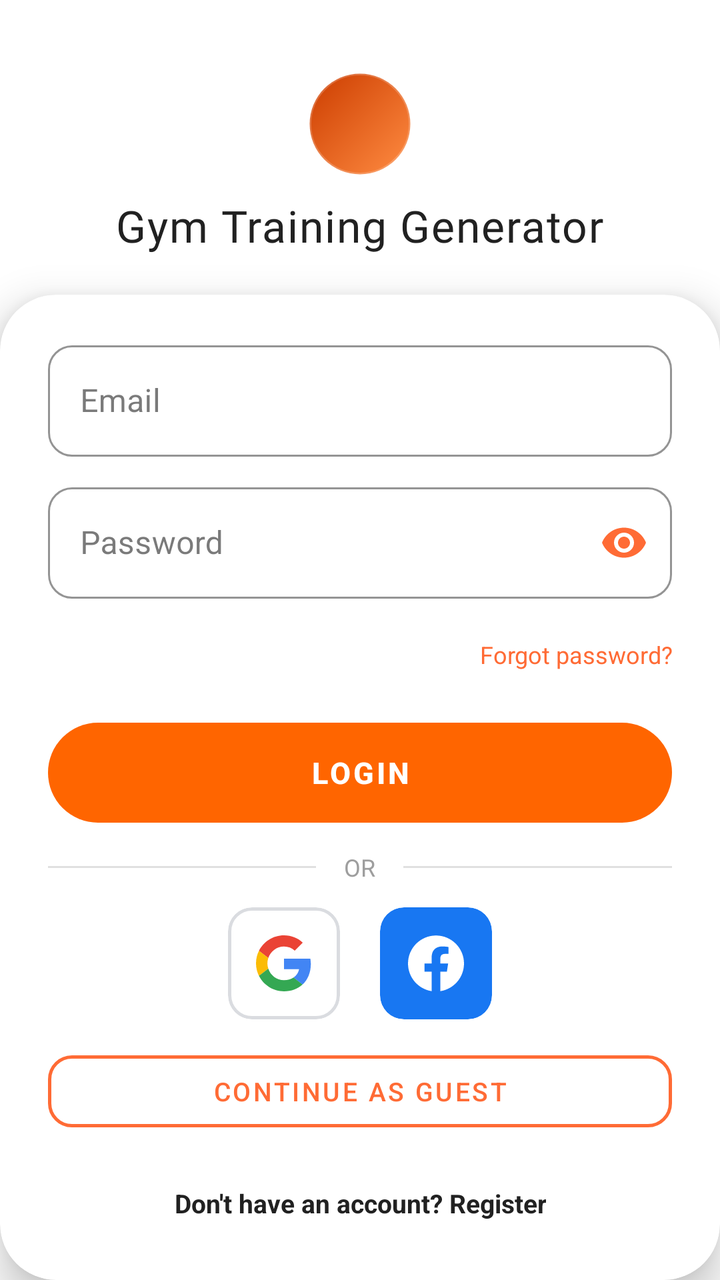
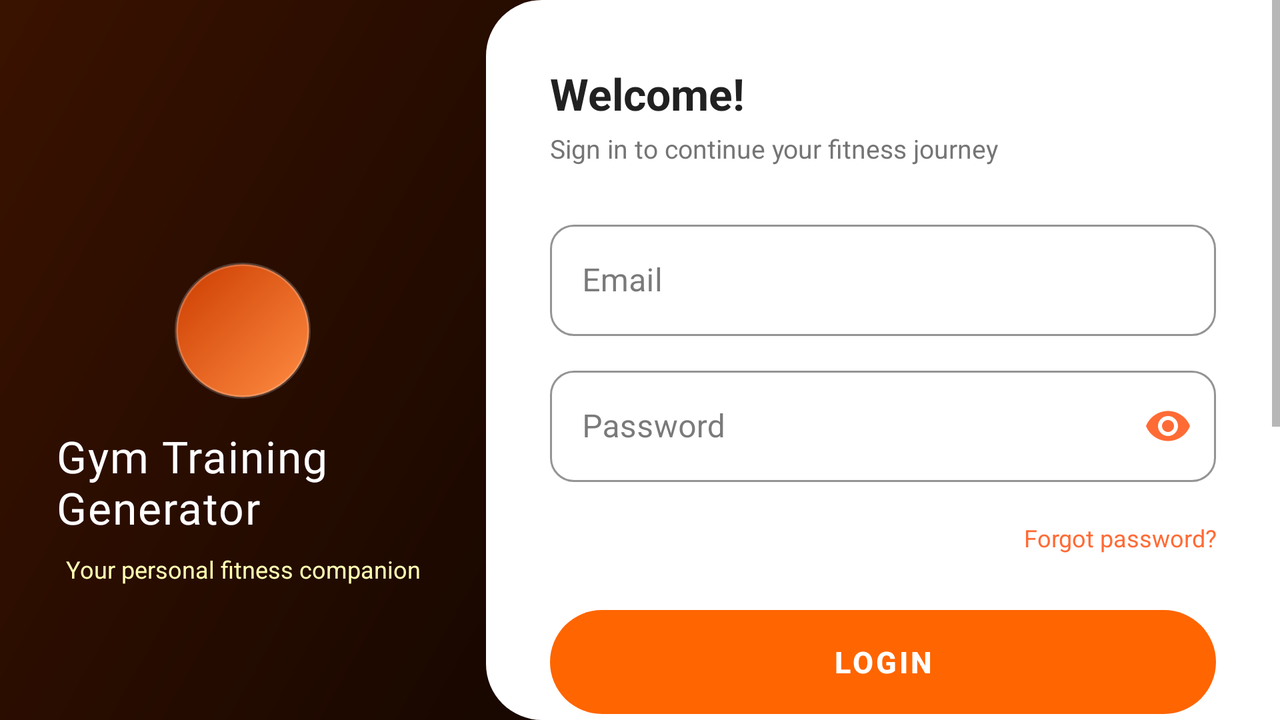

Compare how this app lays out the same screen by default and in its alternative resource folder. The renders come first, then the two layout files and the values they reference.
<!-- AndroidManifest.xml: application theme Theme.GymTrainingGenerator -->
<!-- res/layout/fragment_login.xml -->
<?xml version="1.0" encoding="utf-8"?>
<androidx.constraintlayout.widget.ConstraintLayout
    xmlns:android="http://schemas.android.com/apk/res/android"
    xmlns:app="http://schemas.android.com/apk/res-auto"
    android:layout_width="match_parent"
    android:layout_height="match_parent"
    android:background="?android:attr/colorBackground">

    
    <ImageView
        android:id="@+id/btnLoginSettings"
        android:layout_width="48dp"
        android:layout_height="48dp"
        android:src="@drawable/ic_settings_24"
        android:tint="?android:attr/textColorSecondary"
        android:padding="10dp"
        android:clickable="true"
        android:focusable="true"
        android:background="?attr/selectableItemBackgroundBorderless"
        android:contentDescription="@string/settings"
        app:layout_constraintTop_toTopOf="parent"
        app:layout_constraintEnd_toEndOf="parent"
        android:layout_marginTop="8dp"
        android:layout_marginEnd="8dp"/>

    
    <LinearLayout
        android:id="@+id/headerLayout"
        android:layout_width="0dp"
        android:layout_height="wrap_content"
        android:orientation="vertical"
        android:gravity="center"
        android:paddingTop="36dp"
        android:paddingBottom="20dp"
        app:layout_constraintTop_toTopOf="parent"
        app:layout_constraintStart_toStartOf="parent"
        app:layout_constraintEnd_toEndOf="parent">

        <FrameLayout
            android:layout_width="52dp"
            android:layout_height="52dp"
            android:background="@drawable/bg_icon_circle"
            android:layout_marginBottom="10dp">
            <ImageView
                android:layout_width="28dp"
                android:layout_height="28dp"
                android:layout_gravity="center"
                android:src="@drawable/baseline_fitness_center_24"
                android:tint="#FFFFFF"
                android:scaleType="fitCenter"
                android:contentDescription="@null"/>
        </FrameLayout>

        <TextView
            android:layout_width="wrap_content"
            android:layout_height="wrap_content"
            android:text="@string/app_name"
            android:textColor="?android:attr/textColorPrimary"
            android:textSize="22sp"
            android:fontFamily="@font/carter_one"
            android:letterSpacing="0.03"/>

    </LinearLayout>

    
    <com.google.android.material.card.MaterialCardView
        android:id="@+id/loginCard"
        android:layout_width="0dp"
        android:layout_height="0dp"
        app:cardCornerRadius="28dp"
        app:cardElevation="12dp"
        app:cardBackgroundColor="?attr/colorSurface"
        app:layout_constraintTop_toBottomOf="@id/headerLayout"
        app:layout_constraintBottom_toBottomOf="parent"
        app:layout_constraintStart_toStartOf="parent"
        app:layout_constraintEnd_toEndOf="parent">

        <LinearLayout
            android:layout_width="match_parent"
            android:layout_height="match_parent"
            android:orientation="vertical"
            android:paddingHorizontal="24dp"
            android:paddingTop="20dp"
            android:paddingBottom="16dp">

            
            <com.google.android.material.textfield.TextInputLayout
                android:id="@+id/tilEmail"
                style="@style/Widget.MaterialComponents.TextInputLayout.OutlinedBox"
                android:layout_width="match_parent"
                android:layout_height="wrap_content"
                android:hint="@string/email"
                app:boxCornerRadiusTopStart="12dp"
                app:boxCornerRadiusTopEnd="12dp"
                app:boxCornerRadiusBottomStart="12dp"
                app:boxCornerRadiusBottomEnd="12dp"
                app:boxStrokeColor="@color/colorLoginAccent"
                app:hintTextColor="@color/colorLoginAccent"
                android:layout_marginBottom="10dp">
                <com.google.android.material.textfield.TextInputEditText
                    android:id="@+id/etEmail"
                    android:layout_width="match_parent"
                    android:layout_height="wrap_content"
                    android:inputType="textEmailAddress"
                    android:imeOptions="actionNext"/>
            </com.google.android.material.textfield.TextInputLayout>

            
            <com.google.android.material.textfield.TextInputLayout
                android:id="@+id/tilPassword"
                style="@style/Widget.MaterialComponents.TextInputLayout.OutlinedBox"
                android:layout_width="match_parent"
                android:layout_height="wrap_content"
                android:hint="@string/password"
                app:boxCornerRadiusTopStart="12dp"
                app:boxCornerRadiusTopEnd="12dp"
                app:boxCornerRadiusBottomStart="12dp"
                app:boxCornerRadiusBottomEnd="12dp"
                app:boxStrokeColor="@color/colorLoginAccent"
                app:hintTextColor="@color/colorLoginAccent"
                app:endIconMode="password_toggle"
                app:endIconTint="@color/colorLoginAccent"
                android:layout_marginBottom="4dp">
                <com.google.android.material.textfield.TextInputEditText
                    android:id="@+id/etPassword"
                    android:layout_width="match_parent"
                    android:layout_height="wrap_content"
                    android:inputType="textPassword"
                    android:imeOptions="actionDone"/>
            </com.google.android.material.textfield.TextInputLayout>

            
            <TextView
                android:id="@+id/tvForgotPassword"
                android:layout_width="match_parent"
                android:layout_height="48dp"
                android:text="@string/forgot_password"
                android:textColor="@color/colorLoginAccent"
                android:textSize="12sp"
                android:gravity="end|center_vertical"
                android:layout_marginBottom="10dp"
                android:clickable="true"
                android:focusable="true"
                android:contentDescription="@string/forgot_password"/>

            
            <Button
                android:id="@+id/btnLogin"
                android:layout_width="match_parent"
                android:layout_height="50dp"
                android:text="@string/login"
                android:textSize="15sp"
                android:textStyle="bold"
                android:textColor="#FFFFFF"
                android:background="@drawable/btn_login_gradient"
                android:stateListAnimator="@null"
                android:contentDescription="@string/login"
                android:layout_marginBottom="14dp"/>

            
            <LinearLayout
                android:layout_width="match_parent"
                android:layout_height="wrap_content"
                android:orientation="horizontal"
                android:gravity="center_vertical"
                android:layout_marginBottom="12dp">
                <View
                    android:layout_width="0dp"
                    android:layout_height="1dp"
                    android:layout_weight="1"
                    android:background="@color/divider_color"/>
                <TextView
                    android:layout_width="wrap_content"
                    android:layout_height="wrap_content"
                    android:text="@string/or_divider"
                    android:textColor="@color/hint_color"
                    android:textSize="12sp"
                    android:paddingHorizontal="14dp"/>
                <View
                    android:layout_width="0dp"
                    android:layout_height="1dp"
                    android:layout_weight="1"
                    android:background="@color/divider_color"/>
            </LinearLayout>

            
            <LinearLayout
                android:layout_width="match_parent"
                android:layout_height="wrap_content"
                android:orientation="horizontal"
                android:gravity="center_horizontal"
                android:layout_marginBottom="12dp">

                <com.google.android.material.card.MaterialCardView
                    android:id="@+id/btnGoogleLogin"
                    android:layout_width="56dp"
                    android:layout_height="56dp"
                    android:layout_marginEnd="20dp"
                    android:clickable="true"
                    android:focusable="true"
                    app:cardCornerRadius="12dp"
                    app:cardBackgroundColor="#FFFFFF"
                    app:cardElevation="0dp"
                    app:strokeColor="#DADCE0"
                    app:strokeWidth="1.5dp">
                    <ImageView
                        android:layout_width="28dp"
                        android:layout_height="28dp"
                        android:layout_gravity="center"
                        android:src="@drawable/ic_google_logo"
                        android:contentDescription="@string/login_with_google"/>
                </com.google.android.material.card.MaterialCardView>

                <com.google.android.material.card.MaterialCardView
                    android:id="@+id/btnFacebookLogin"
                    android:layout_width="56dp"
                    android:layout_height="56dp"
                    android:clickable="true"
                    android:focusable="true"
                    app:cardCornerRadius="12dp"
                    app:cardBackgroundColor="#1877F2"
                    app:cardElevation="0dp"
                    app:strokeWidth="0dp">
                    <ImageView
                        android:layout_width="28dp"
                        android:layout_height="28dp"
                        android:layout_gravity="center"
                        android:src="@drawable/ic_facebook_logo"
                        android:contentDescription="@string/login_with_facebook"/>
                </com.google.android.material.card.MaterialCardView>

            </LinearLayout>

            
            <com.google.android.material.button.MaterialButton
                android:id="@+id/btnAnonymousLogin"
                style="@style/Widget.MaterialComponents.Button.OutlinedButton"
                android:layout_width="match_parent"
                android:layout_height="48dp"
                android:text="@string/continue_as_guest"
                android:textColor="@color/colorLoginAccent"
                android:textSize="13sp"
                app:strokeColor="@color/colorLoginAccent"
                app:strokeWidth="1.5dp"
                app:cornerRadius="12dp"
                android:layout_marginBottom="8dp"
                android:contentDescription="@string/continue_as_guest"/>

            
            <TextView
                android:id="@+id/tvRegister"
                android:layout_width="wrap_content"
                android:layout_height="48dp"
                android:text="@string/no_account"
                android:textColor="?android:attr/textColorPrimary"
                android:textSize="13sp"
                android:textStyle="bold"
                android:layout_gravity="center"
                android:gravity="center"
                android:clickable="true"
                android:focusable="true"
                android:contentDescription="@string/no_account"/>

        </LinearLayout>
    </com.google.android.material.card.MaterialCardView>

</androidx.constraintlayout.widget.ConstraintLayout>
<!-- resources referenced by this layout -->
<resources>
  <color name="colorLoginAccent">#FF6B35</color>
  <color name="divider_color">#E0E0E0</color>
  <color name="hint_color">#9E9E9E</color>
  <!-- drawable bg_icon_circle (drawable) -->
  <?xml version="1.0" encoding="utf-8"?>
  <shape xmlns:android="http://schemas.android.com/apk/res/android"
      android:shape="oval">
      <gradient
          android:startColor="#FF8C42"
          android:endColor="#CC3D00"
          android:angle="135"/>
      <stroke
          android:width="1.5dp"
          android:color="#33FFFFFF"/>
  </shape>
  <!-- drawable btn_login_gradient (drawable) -->
  <?xml version="1.0" encoding="utf-8"?>
  <selector xmlns:android="http://schemas.android.com/apk/res/android">
      <item android:state_pressed="true">
          <shape android:shape="rectangle">
              <gradient
                  android:startColor="#E05020"
                  android:endColor="#AA2D0A"
                  android:angle="0"/>
              <corners android:radius="28dp"/>
          </shape>
      </item>
      <item>
          <shape android:shape="rectangle">
              <gradient
                  android:startColor="#FF7848"
                  android:endColor="#CC3D15"
                  android:angle="0"/>
              <corners android:radius="28dp"/>
          </shape>
      </item>
  </selector>
  <!-- drawable ic_facebook_logo (drawable) -->
  <?xml version="1.0" encoding="utf-8"?>
  <vector xmlns:android="http://schemas.android.com/apk/res/android"
      android:width="24dp"
      android:height="24dp"
      android:viewportWidth="24"
      android:viewportHeight="24">
      <path
          android:fillColor="#FFFFFF"
          android:pathData="M24 12.073c0-6.627-5.373-12-12-12s-12 5.373-12 12c0 5.99 4.388 10.954 10.125 11.854v-8.385H7.078v-3.47h3.047V9.43c0-3.007 1.792-4.669 4.533-4.669 1.312 0 2.686.235 2.686.235v2.953H15.83c-1.491 0-1.956.925-1.956 1.874v2.25h3.328l-.532 3.47h-2.796v8.385C19.612 23.027 24 18.062 24 12.073z"/>
  </vector>
  <!-- drawable ic_google_logo (drawable) -->
  <?xml version="1.0" encoding="utf-8"?>
  <vector xmlns:android="http://schemas.android.com/apk/res/android"
      android:width="24dp"
      android:height="24dp"
      android:viewportWidth="48"
      android:viewportHeight="48">
      <path
          android:fillColor="#EA4335"
          android:pathData="M24 9.5c3.54 0 6.71 1.22 9.21 3.6l6.85-6.85C35.9 2.38 30.47 0 24 0 14.62 0 6.51 5.38 2.56 13.22l7.98 6.19C12.43 13.72 17.74 9.5 24 9.5z"/>
      <path
          android:fillColor="#4285F4"
          android:pathData="M46.98 24.55c0-1.57-.15-3.09-.38-4.55H24v9.02h12.94c-.58 2.96-2.26 5.48-4.78 7.18l7.73 6c4.51-4.18 7.09-10.36 7.09-17.65z"/>
      <path
          android:fillColor="#FBBC05"
          android:pathData="M10.53 28.59c-.48-1.45-.76-2.99-.76-4.59s.27-3.14.76-4.59l-7.98-6.19C.92 16.46 0 20.12 0 24c0 3.88.92 7.54 2.56 10.78l7.97-6.19z"/>
      <path
          android:fillColor="#34A853"
          android:pathData="M24 48c6.48 0 11.93-2.13 15.89-5.81l-7.73-6c-2.15 1.45-4.92 2.3-8.16 2.3-6.26 0-11.57-4.22-13.47-9.91l-7.98 6.19C6.51 42.62 14.62 48 24 48z"/>
  </vector>
  <string name="app_name">Gym Training Generator</string>
  <string name="continue_as_guest">Continue as Guest</string>
  <string name="email">Email</string>
  <string name="forgot_password">Forgot password?</string>
  <string name="login">Login</string>
  <string name="login_with_facebook">Login with Facebook</string>
  <string name="login_with_google">Login with Google</string>
  <string name="no_account">Don\'t have an account? Register</string>
  <string name="or_divider">OR</string>
  <string name="password">Password</string>
  <string name="settings">Settings</string>
  <color name="colorPrimary">#FF6500</color>
  <color name="colorPrimaryVariant">#CC5200</color>
  <color name="white">#FFFFFF</color>
  <color name="colorSecondary">#FF6500</color>
  <color name="colorSecondaryVariant">#CC5200</color>
  <color name="text_primary">#212121</color>
  <color name="text_secondary">#757575</color>
  <!-- some entries are left out for length -->
</resources>
<!-- res/layout-w600dp/fragment_login.xml (the repository's variant of the layout above) -->
<!-- drawn on the phone turned sideways -->
<?xml version="1.0" encoding="utf-8"?>
<LinearLayout
    xmlns:android="http://schemas.android.com/apk/res/android"
    xmlns:app="http://schemas.android.com/apk/res-auto"
    android:layout_width="match_parent"
    android:layout_height="match_parent"
    android:orientation="horizontal"
    android:background="@drawable/bg_login_header">

    
    <LinearLayout
        android:layout_width="0dp"
        android:layout_height="match_parent"
        android:layout_weight="38"
        android:orientation="vertical"
        android:gravity="center"
        android:padding="28dp">

        <ImageView
            android:id="@+id/btnLoginSettings"
            android:layout_width="48dp"
            android:layout_height="48dp"
            android:src="@drawable/ic_settings_24"
            android:tint="#FFFFFF"
            android:padding="10dp"
            android:clickable="true"
            android:focusable="true"
            android:background="?attr/selectableItemBackgroundBorderless"
            android:contentDescription="@string/settings"
            android:layout_gravity="end"
            android:layout_marginBottom="16dp"/>

        <FrameLayout
            android:layout_width="68dp"
            android:layout_height="68dp"
            android:background="@drawable/bg_icon_circle"
            android:layout_marginBottom="14dp">
            <ImageView
                android:layout_width="36dp"
                android:layout_height="36dp"
                android:layout_gravity="center"
                android:src="@drawable/baseline_fitness_center_24"
                android:tint="#FFFFFF"
                android:scaleType="fitCenter"
                android:contentDescription="@null"/>
        </FrameLayout>

        <TextView
            android:layout_width="wrap_content"
            android:layout_height="wrap_content"
            android:text="@string/app_name"
            android:textColor="#FFFFFF"
            android:textSize="22sp"
            android:fontFamily="@font/carter_one"
            android:letterSpacing="0.03"
            android:layout_marginBottom="8dp"/>

        <TextView
            android:layout_width="wrap_content"
            android:layout_height="wrap_content"
            android:text="@string/app_tagline"
            android:textColor="#FFFFFFB3"
            android:textSize="12sp"
            android:gravity="center"/>

    </LinearLayout>

    
    <ScrollView
        android:layout_width="0dp"
        android:layout_height="match_parent"
        android:layout_weight="62"
        android:background="@drawable/bg_card_rounded_left"
        android:fillViewport="true"
        android:clipToPadding="false">

        <LinearLayout
            android:layout_width="match_parent"
            android:layout_height="wrap_content"
            android:orientation="vertical"
            android:paddingHorizontal="32dp"
            android:paddingTop="32dp"
            android:paddingBottom="24dp">

            <TextView
                android:layout_width="wrap_content"
                android:layout_height="wrap_content"
                android:text="@string/welcome_back"
                android:textColor="?android:attr/textColorPrimary"
                android:textSize="22sp"
                android:textStyle="bold"
                android:layout_marginBottom="4dp"/>

            <TextView
                android:layout_width="wrap_content"
                android:layout_height="wrap_content"
                android:text="@string/sign_in_subtitle"
                android:textColor="?android:attr/textColorSecondary"
                android:textSize="13sp"
                android:layout_marginBottom="24dp"/>

            
            <com.google.android.material.textfield.TextInputLayout
                android:id="@+id/tilEmail"
                style="@style/Widget.MaterialComponents.TextInputLayout.OutlinedBox"
                android:layout_width="match_parent"
                android:layout_height="wrap_content"
                android:hint="@string/email"
                app:boxCornerRadiusTopStart="12dp"
                app:boxCornerRadiusTopEnd="12dp"
                app:boxCornerRadiusBottomStart="12dp"
                app:boxCornerRadiusBottomEnd="12dp"
                app:boxStrokeColor="@color/colorLoginAccent"
                app:hintTextColor="@color/colorLoginAccent"
                android:layout_marginBottom="12dp">
                <com.google.android.material.textfield.TextInputEditText
                    android:id="@+id/etEmail"
                    android:layout_width="match_parent"
                    android:layout_height="wrap_content"
                    android:inputType="textEmailAddress"
                    android:imeOptions="actionNext"/>
            </com.google.android.material.textfield.TextInputLayout>

            
            <com.google.android.material.textfield.TextInputLayout
                android:id="@+id/tilPassword"
                style="@style/Widget.MaterialComponents.TextInputLayout.OutlinedBox"
                android:layout_width="match_parent"
                android:layout_height="wrap_content"
                android:hint="@string/password"
                app:boxCornerRadiusTopStart="12dp"
                app:boxCornerRadiusTopEnd="12dp"
                app:boxCornerRadiusBottomStart="12dp"
                app:boxCornerRadiusBottomEnd="12dp"
                app:boxStrokeColor="@color/colorLoginAccent"
                app:hintTextColor="@color/colorLoginAccent"
                app:endIconMode="password_toggle"
                app:endIconTint="@color/colorLoginAccent"
                android:layout_marginBottom="4dp">
                <com.google.android.material.textfield.TextInputEditText
                    android:id="@+id/etPassword"
                    android:layout_width="match_parent"
                    android:layout_height="wrap_content"
                    android:inputType="textPassword"
                    android:imeOptions="actionDone"/>
            </com.google.android.material.textfield.TextInputLayout>

            
            <TextView
                android:id="@+id/tvForgotPassword"
                android:layout_width="match_parent"
                android:layout_height="48dp"
                android:text="@string/forgot_password"
                android:textColor="@color/colorLoginAccent"
                android:textSize="12sp"
                android:gravity="end|center_vertical"
                android:layout_marginBottom="12dp"
                android:clickable="true"
                android:focusable="true"
                android:contentDescription="@string/forgot_password"/>

            
            <Button
                android:id="@+id/btnLogin"
                android:layout_width="match_parent"
                android:layout_height="52dp"
                android:text="@string/login"
                android:textSize="15sp"
                android:textStyle="bold"
                android:textColor="#FFFFFF"
                android:background="@drawable/btn_login_gradient"
                android:stateListAnimator="@null"
                android:contentDescription="@string/login"
                android:layout_marginBottom="16dp"/>

            
            <LinearLayout
                android:layout_width="match_parent"
                android:layout_height="wrap_content"
                android:orientation="horizontal"
                android:gravity="center_vertical"
                android:layout_marginBottom="14dp">
                <View
                    android:layout_width="0dp"
                    android:layout_height="1dp"
                    android:layout_weight="1"
                    android:background="@color/divider_color"/>
                <TextView
                    android:layout_width="wrap_content"
                    android:layout_height="wrap_content"
                    android:text="@string/or_divider"
                    android:textColor="@color/hint_color"
                    android:textSize="12sp"
                    android:paddingHorizontal="14dp"/>
                <View
                    android:layout_width="0dp"
                    android:layout_height="1dp"
                    android:layout_weight="1"
                    android:background="@color/divider_color"/>
            </LinearLayout>

            
            <LinearLayout
                android:layout_width="match_parent"
                android:layout_height="wrap_content"
                android:orientation="horizontal"
                android:gravity="center_horizontal"
                android:layout_marginBottom="14dp">

                <com.google.android.material.card.MaterialCardView
                    android:id="@+id/btnGoogleLogin"
                    android:layout_width="60dp"
                    android:layout_height="60dp"
                    android:layout_marginEnd="24dp"
                    android:clickable="true"
                    android:focusable="true"
                    app:cardCornerRadius="14dp"
                    app:cardBackgroundColor="#FFFFFF"
                    app:cardElevation="0dp"
                    app:strokeColor="#DADCE0"
                    app:strokeWidth="1.5dp">
                    <ImageView
                        android:layout_width="30dp"
                        android:layout_height="30dp"
                        android:layout_gravity="center"
                        android:src="@drawable/ic_google_logo"
                        android:contentDescription="@string/login_with_google"/>
                </com.google.android.material.card.MaterialCardView>

                <com.google.android.material.card.MaterialCardView
                    android:id="@+id/btnFacebookLogin"
                    android:layout_width="60dp"
                    android:layout_height="60dp"
                    android:clickable="true"
                    android:focusable="true"
                    app:cardCornerRadius="14dp"
                    app:cardBackgroundColor="#1877F2"
                    app:cardElevation="0dp"
                    app:strokeWidth="0dp">
                    <ImageView
                        android:layout_width="30dp"
                        android:layout_height="30dp"
                        android:layout_gravity="center"
                        android:src="@drawable/ic_facebook_logo"
                        android:contentDescription="@string/login_with_facebook"/>
                </com.google.android.material.card.MaterialCardView>

            </LinearLayout>

            
            <com.google.android.material.button.MaterialButton
                android:id="@+id/btnAnonymousLogin"
                style="@style/Widget.MaterialComponents.Button.OutlinedButton"
                android:layout_width="match_parent"
                android:layout_height="50dp"
                android:text="@string/continue_as_guest"
                android:textColor="@color/colorLoginAccent"
                android:textSize="13sp"
                app:strokeColor="@color/colorLoginAccent"
                app:strokeWidth="1.5dp"
                app:cornerRadius="12dp"
                android:layout_marginBottom="8dp"
                android:contentDescription="@string/continue_as_guest"/>

            
            <TextView
                android:id="@+id/tvRegister"
                android:layout_width="wrap_content"
                android:layout_height="48dp"
                android:text="@string/no_account"
                android:textColor="?android:attr/textColorPrimary"
                android:textSize="13sp"
                android:textStyle="bold"
                android:layout_gravity="center"
                android:gravity="center"
                android:clickable="true"
                android:focusable="true"
                android:contentDescription="@string/no_account"/>

        </LinearLayout>
    </ScrollView>

</LinearLayout>
<!-- resources referenced by the variant -->
<!-- as the phone turned sideways resolves them -->
<resources>
  <color name="colorLoginAccent">#FF6B35</color>
  <color name="divider_color">#E0E0E0</color>
  <color name="hint_color">#9E9E9E</color>
  <!-- drawable bg_card_rounded_left (drawable) -->
  <?xml version="1.0" encoding="utf-8"?>
  <shape xmlns:android="http://schemas.android.com/apk/res/android">
      <solid android:color="#FFFFFF"/>
      <corners android:topLeftRadius="28dp" android:bottomLeftRadius="28dp"/>
  </shape>
  <!-- drawable bg_icon_circle (drawable) -->
  <?xml version="1.0" encoding="utf-8"?>
  <shape xmlns:android="http://schemas.android.com/apk/res/android"
      android:shape="oval">
      <gradient
          android:startColor="#FF8C42"
          android:endColor="#CC3D00"
          android:angle="135"/>
      <stroke
          android:width="1.5dp"
          android:color="#33FFFFFF"/>
  </shape>
  <!-- drawable bg_login_header (drawable) -->
  <?xml version="1.0" encoding="utf-8"?>
  <layer-list xmlns:android="http://schemas.android.com/apk/res/android">
      <item>
          <shape android:shape="rectangle">
              <gradient
                  android:startColor="#080808"
                  android:centerColor="#1A0800"
                  android:endColor="#3A1200"
                  android:angle="135"/>
          </shape>
      </item>
  </layer-list>
  <!-- drawable btn_login_gradient (drawable) -->
  <?xml version="1.0" encoding="utf-8"?>
  <selector xmlns:android="http://schemas.android.com/apk/res/android">
      <item android:state_pressed="true">
          <shape android:shape="rectangle">
              <gradient
                  android:startColor="#E05020"
                  android:endColor="#AA2D0A"
                  android:angle="0"/>
              <corners android:radius="28dp"/>
          </shape>
      </item>
      <item>
          <shape android:shape="rectangle">
              <gradient
                  android:startColor="#FF7848"
                  android:endColor="#CC3D15"
                  android:angle="0"/>
              <corners android:radius="28dp"/>
          </shape>
      </item>
  </selector>
  <!-- drawable ic_facebook_logo (drawable) -->
  <?xml version="1.0" encoding="utf-8"?>
  <vector xmlns:android="http://schemas.android.com/apk/res/android"
      android:width="24dp"
      android:height="24dp"
      android:viewportWidth="24"
      android:viewportHeight="24">
      <path
          android:fillColor="#FFFFFF"
          android:pathData="M24 12.073c0-6.627-5.373-12-12-12s-12 5.373-12 12c0 5.99 4.388 10.954 10.125 11.854v-8.385H7.078v-3.47h3.047V9.43c0-3.007 1.792-4.669 4.533-4.669 1.312 0 2.686.235 2.686.235v2.953H15.83c-1.491 0-1.956.925-1.956 1.874v2.25h3.328l-.532 3.47h-2.796v8.385C19.612 23.027 24 18.062 24 12.073z"/>
  </vector>
  <string name="app_name">Gym Training Generator</string>
  <string name="app_tagline">Your personal fitness companion</string>
  <string name="continue_as_guest">Continue as Guest</string>
  <string name="email">Email</string>
  <string name="forgot_password">Forgot password?</string>
  <string name="login">Login</string>
  <string name="login_with_facebook">Login with Facebook</string>
  <string name="login_with_google">Login with Google</string>
  <string name="no_account">Don\'t have an account? Register</string>
  <string name="or_divider">OR</string>
  <string name="password">Password</string>
  <string name="settings">Settings</string>
  <string name="sign_in_subtitle">Sign in to continue your fitness journey</string>
  <string name="welcome_back">Welcome!</string>
  <color name="colorPrimary">#FF6500</color>
  <color name="colorPrimaryVariant">#CC5200</color>
  <color name="white">#FFFFFF</color>
  <color name="colorSecondary">#FF6500</color>
  <color name="colorSecondaryVariant">#CC5200</color>
  <color name="text_primary">#212121</color>
  <color name="text_secondary">#757575</color>
  <!-- some entries are left out for length -->
</resources>
